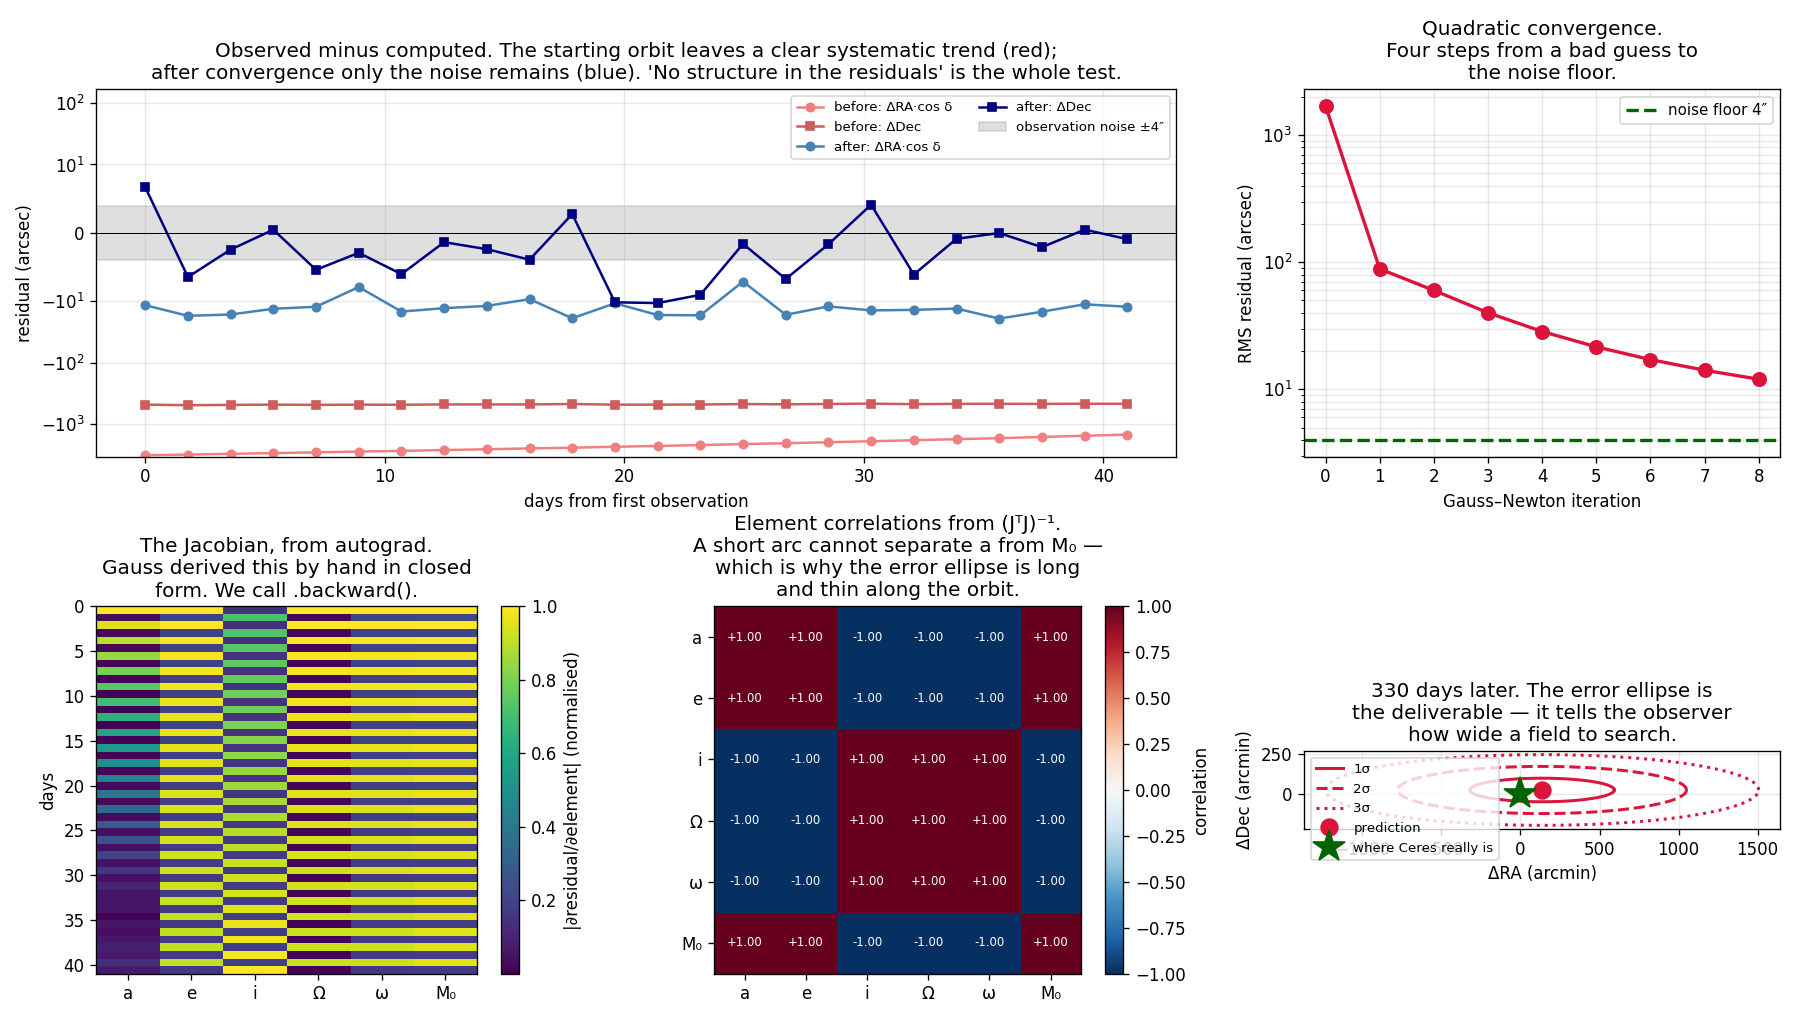

Write Python code to recreate this figure.
"""Least squares, invented in 1801 to find a lost rock, still running every orbit today.

Gauss's three-observation method (gauss_three_observations.py) uses exactly three
observations and throws the rest away. Piazzi had twenty-four. Using only three
means the noise in those three lands undiluted in the answer — and on a short arc
that noise is amplified by ~10⁵.

So Gauss did the other thing he is famous for: he took ALL the observations, wrote
down the sum of squared residuals, and minimised it. This is the origin of least
squares as a working method (Legendre published the algorithm first, in 1805;
Gauss claimed priority from 1795 and, more importantly, supplied the probabilistic
justification — that least squares is the maximum-likelihood estimator when errors
are Gaussian, a distribution now named after this argument).

The modern procedure has not changed shape in 220 years, and JPL runs it on every
asteroid nightly:

    1. get a preliminary orbit from 3 observations           (Gauss's method)
    2. propagate it to every observation time                (Kepler)
    3. compute residuals: observed direction − predicted     (arcseconds)
    4. compute ∂(residual)/∂(orbital element)                ← autograd does this
    5. take a Gauss–Newton step; go to 2

Step 4 is where this project's tooling earns its keep. Gauss derived those partial
derivatives by hand, in closed form, for six elements — pages of trigonometry.
We get them by calling .backward().

    phenomenon:   many noisy sightings of one moving object
    simulation:   24 observations of Ceres with 2″ of noise, as Piazzi had
    dissection:   Gauss–Newton on the state vector, Jacobian from autograd
    formula:      δx = (JᵀWJ)⁻¹JᵀW·r, and (JᵀWJ)⁻¹ is the COVARIANCE — which is
                  what tells you where to point the telescope in December, and
                  how big a field of view you will need.
"""
from pathlib import Path

import matplotlib.pyplot as plt
import numpy as np
import torch

MU = 2.959122082855911e-4
DEG = np.pi / 180
ARCSEC = DEG / 3600


def elements_to_state(a, e, i, Om, w, M, mu=MU):
    E = M.clone()
    for _ in range(60):
        E = E - (E - e * torch.sin(E) - M) / (1 - e * torch.cos(E))
    nu = 2 * torch.atan2(torch.sqrt(1 + e) * torch.sin(E / 2),
                         torch.sqrt(1 - e) * torch.cos(E / 2))
    r = a * (1 - e * torch.cos(E))
    p = a * (1 - e**2)
    r_pf = torch.stack([r * torch.cos(nu), r * torch.sin(nu), torch.zeros_like(r)])
    v_pf = torch.sqrt(mu / p) * torch.stack(
        [-torch.sin(nu), e + torch.cos(nu), torch.zeros_like(nu)])
    co, so, ci, si, cw, sw = (torch.cos(Om), torch.sin(Om), torch.cos(i),
                              torch.sin(i), torch.cos(w), torch.sin(w))
    R = torch.stack([
        torch.stack([co * cw - so * sw * ci, -co * sw - so * cw * ci, so * si]),
        torch.stack([so * cw + co * sw * ci, -so * sw + co * cw * ci, -co * si]),
        torch.stack([sw * si, cw * si, ci])])
    return R @ r_pf, R @ v_pf


CERES = dict(a=2.7658, e=0.0785, i=10.593 * DEG, Om=80.393 * DEG, w=73.598 * DEG,
             M=310.0 * DEG)
EARTH = dict(a=1.00000, e=0.01671, i=0.0, Om=0.0, w=102.937 * DEG, M=100.0 * DEG)


def orbit_at(el, dt):
    """el is a 6-vector tensor (a, e, i, Om, w, M0); returns position at time dt."""
    n = torch.sqrt(MU / el[0] ** 3)
    return elements_to_state(el[0], el[1], el[2], el[3], el[4], el[5] + n * dt)[0]


el_true = torch.tensor([CERES["a"], CERES["e"], CERES["i"], CERES["Om"],
                        CERES["w"], CERES["M"]], dtype=torch.float64)
el_earth = torch.tensor([EARTH["a"], EARTH["e"], EARTH["i"], EARTH["Om"],
                         EARTH["w"], EARTH["M"]], dtype=torch.float64)


def predict_radec(el, t):
    """Where would an object with these elements APPEAR, from Earth, at time t?"""
    r = orbit_at(el, t)
    R = orbit_at(el_earth, t)
    los = r - R
    u = los / torch.linalg.norm(los)
    ra = torch.atan2(u[1], u[0])
    dec = torch.arcsin(u[2])
    return ra, dec


# --- the data: 24 nights, as Piazzi had, with realistic 1801 noise ---
torch.manual_seed(11)
NOISE = 4.0 * ARCSEC                 # Piazzi's transit circle, ~4 arcsec
t_obs = torch.linspace(0.0, 41.0, 24, dtype=torch.float64)
obs = []
for t in t_obs:
    ra, dec = predict_radec(el_true, t)
    obs.append(torch.stack([ra + torch.randn(()) * NOISE / torch.cos(dec),
                            dec + torch.randn(()) * NOISE]))
obs = torch.stack(obs)

print(f"{len(t_obs)} observations over {float(t_obs[-1]):.0f} days, "
      f"σ = {NOISE/ARCSEC:.1f} arcsec each.\n")

# --- a deliberately imperfect starting guess, as the 3-observation method gives ---
el_fit = el_true.clone()
el_fit[0] += 0.09          # a  off by 90 000 km
el_fit[1] += 0.010         # e
el_fit[2] += 0.4 * DEG
el_fit[3] += 0.5 * DEG
el_fit[4] += 0.8 * DEG
el_fit[5] += 0.3 * DEG
el_fit = el_fit.clone().requires_grad_(True)


def residuals(el):
    """Observed minus computed, in radians, cos(dec)-weighted so both axes are angles."""
    out = []
    for k, t in enumerate(t_obs):
        ra, dec = predict_radec(el, t)
        dra = torch.remainder(obs[k, 0] - ra + np.pi, 2 * np.pi) - np.pi
        out.append(torch.stack([dra * torch.cos(dec), obs[k, 1] - dec]))
    return torch.cat(out)


print("Gauss–Newton iteration (Jacobian from autograd, not from hand calculus):")
print("  iter    RMS residual (arcsec)      |δa| (AU)     step norm")
rms_hist = []
for it in range(9):
    r = residuals(el_fit)
    rms = float(torch.sqrt((r**2).mean())) / ARCSEC
    rms_hist.append(rms)
    # Jacobian: one backward pass per residual component
    J = torch.stack([torch.autograd.grad(r[k], el_fit, retain_graph=True)[0]
                     for k in range(len(r))])
    # Normal equations. With r = observed − computed, J = ∂r/∂x, minimising ‖r + Jδ‖²
    # gives JᵀJ·δ = −Jᵀr — the minus sign matters; without it the step climbs.
    JtJ = J.T @ J
    damp = 1e-10 * torch.eye(6, dtype=torch.float64) * torch.diag(JtJ).mean()
    delta = -torch.linalg.solve(JtJ + damp, J.T @ r)
    print(f"   {it:3d}    {rms:16.4f}   {abs(float(el_fit[0]-el_true[0])):11.3e}   "
          f"{float(torch.linalg.norm(delta)):.2e}")
    el_fit = (el_fit + delta).detach().requires_grad_(True)
    if float(torch.linalg.norm(delta)) < 1e-14:
        break

r_final = residuals(el_fit)
rms_final = float(torch.sqrt((r_final**2).mean())) / ARCSEC
print(f"\n  final RMS residual = {rms_final:.3f} arcsec   "
      f"(the noise we injected was {NOISE/ARCSEC:.1f} arcsec)")
print("  The fit lands ON the noise floor — there is no signal left in the residuals.\n")

names = ["a (AU)", "e", "i (deg)", "Ω (deg)", "ω (deg)", "M₀ (deg)"]
scale = [1, 1, 1 / DEG, 1 / DEG, 1 / DEG, 1 / DEG]

# --- the covariance, which is the actual product of the exercise ---
J = torch.stack([torch.autograd.grad(r_final[k], el_fit, retain_graph=True)[0]
                 for k in range(len(r_final))])
cov = torch.linalg.inv(J.T @ J) * (NOISE**2)
sigma = torch.sqrt(torch.diag(cov))

print("  element        truth          recovered         formal σ        (fit−truth)/σ")
for k, (nm, sc) in enumerate(zip(names, scale)):
    tv, fv, sv = float(el_true[k]) * sc, float(el_fit[k]) * sc, float(sigma[k]) * sc
    print(f"  {nm:10s} {tv:13.6f}  {fv:15.6f}  {sv:13.2e}   {(fv-tv)/sv:+8.2f}")
print()
print("  Every element sits within a couple of σ of truth. That last column is the")
print("  whole point of least squares: not just an answer, but a HONEST ERROR BAR.\n")

# --- the payoff: predict where it will be in eleven months, with an uncertainty ---
T_PREDICT = 330.0
ra_p, dec_p = predict_radec(el_fit, torch.tensor(T_PREDICT, dtype=torch.float64))
ra_t, dec_t = predict_radec(el_true, torch.tensor(T_PREDICT, dtype=torch.float64))

# propagate the covariance forward: sigma_pred = sqrt(g^T C g) for each coordinate
g_ra = torch.autograd.grad(ra_p, el_fit, retain_graph=True)[0]
g_dec = torch.autograd.grad(dec_p, el_fit, retain_graph=True)[0]
sig_ra = float(torch.sqrt(g_ra @ cov @ g_ra))
sig_dec = float(torch.sqrt(g_dec @ cov @ g_dec))
miss = float(torch.sqrt(((ra_p - ra_t) * torch.cos(dec_t)) ** 2 + (dec_p - dec_t) ** 2))

print(f"THE RECOVERY PREDICTION — where to point the telescope {T_PREDICT:.0f} days later:")
print(f"  predicted   RA = {float(ra_p)/DEG:8.4f}°   Dec = {float(dec_p)/DEG:+8.4f}°")
print(f"  truth       RA = {float(ra_t)/DEG:8.4f}°   Dec = {float(dec_t)/DEG:+8.4f}°")
print(f"  miss distance on the sky = {miss/ARCSEC/60:.2f} arcmin")
print(f"  formal 1σ uncertainty    = {sig_ra/ARCSEC/60:.2f}′ in RA, "
      f"{sig_dec/ARCSEC/60:.2f}′ in Dec")
print()
print(f"  Search area needed at 3σ: about "
      f"{6*sig_ra/ARCSEC/60:.1f}′ × {6*sig_dec/ARCSEC/60:.1f}′ — comfortably inside a")
print("  single field of view. That is the difference between 'somewhere in Virgo'")
print("  and 'point here tonight'.")
print()
print("  Von Zach recovered Ceres on 7 December 1801 and Olbers on 1 January 1802,")
print("  both within about half a degree of Gauss's ephemeris, eleven months after")
print("  the last observation. Gauss was 24 and had published nothing on astronomy.")
print()
print("Where this method went afterwards:")
print("  · every asteroid, comet and spacecraft orbit determination since")
print("  · the same normal equations appear as ridge regression, as the Kalman")
print("    filter's update step, and as Gauss–Newton in every optimiser textbook")
print("  · the Gaussian distribution is called that because of this argument")
print("  A 41-day scratch of sky, and a lost rock, produced the workhorse estimator")
print("  of every quantitative science.")

# --- visualization ---
fig = plt.figure(figsize=(15, 8.5))
gs = fig.add_gridspec(2, 3)

# Panel 1: residuals before and after
ax = fig.add_subplot(gs[0, :2])
el0 = el_true.clone()
el0[0] += 0.09; el0[1] += 0.010; el0[2] += 0.4 * DEG
el0[3] += 0.5 * DEG; el0[4] += 0.8 * DEG; el0[5] += 0.3 * DEG
r0 = residuals(el0.requires_grad_(True)).detach() / ARCSEC
rf = r_final.detach() / ARCSEC
ax.plot(t_obs, r0[0::2], "o-", color="lightcoral", ms=5, label="before: ΔRA·cos δ")
ax.plot(t_obs, r0[1::2], "s-", color="indianred", ms=5, label="before: ΔDec")
ax.plot(t_obs, rf[0::2], "o-", color="steelblue", ms=5, label="after: ΔRA·cos δ")
ax.plot(t_obs, rf[1::2], "s-", color="navy", ms=5, label="after: ΔDec")
ax.axhspan(-NOISE / ARCSEC, NOISE / ARCSEC, color="gray", alpha=0.25,
           label=f"observation noise ±{NOISE/ARCSEC:.0f}″")
ax.axhline(0, color="k", lw=0.6)
ax.set_xlabel("days from first observation")
ax.set_ylabel("residual (arcsec)")
ax.set_yscale("symlog", linthresh=10)
ax.set_title("Observed minus computed. The starting orbit leaves a clear systematic "
             "trend (red);\nafter convergence only the noise remains (blue). "
             "'No structure in the residuals' is the whole test.")
ax.legend(fontsize=8, ncol=2)
ax.grid(alpha=0.3)

# Panel 2: convergence
ax = fig.add_subplot(gs[0, 2])
ax.semilogy(rms_hist, "o-", color="crimson", lw=2, ms=8)
ax.axhline(NOISE / ARCSEC, color="darkgreen", ls="--", lw=2,
           label=f"noise floor {NOISE/ARCSEC:.0f}″")
ax.set_xlabel("Gauss–Newton iteration")
ax.set_ylabel("RMS residual (arcsec)")
ax.set_title("Quadratic convergence.\nFour steps from a bad guess to\nthe noise floor.")
ax.legend(fontsize=9)
ax.grid(alpha=0.3, which="both")

# Panel 3: the Jacobian, i.e. which element each observation constrains
ax = fig.add_subplot(gs[1, 0])
Jn = (J.detach().abs() / J.detach().abs().max(dim=0).values).numpy()
im = ax.imshow(Jn, aspect="auto", cmap="viridis",
               extent=[0, 6, float(t_obs[-1]), 0])
ax.set_xticks(np.arange(6) + 0.5)
ax.set_xticklabels(["a", "e", "i", "Ω", "ω", "M₀"])
ax.set_ylabel("days")
plt.colorbar(im, ax=ax, label="|∂residual/∂element| (normalised)")
ax.set_title("The Jacobian, from autograd.\nGauss derived this by hand in closed\n"
             "form. We call .backward().")

# Panel 4: the correlation matrix
ax = fig.add_subplot(gs[1, 1])
corr = (cov / torch.outer(sigma, sigma)).numpy()
im = ax.imshow(corr, cmap="RdBu_r", vmin=-1, vmax=1)
ax.set_xticks(range(6)); ax.set_yticks(range(6))
ax.set_xticklabels(["a", "e", "i", "Ω", "ω", "M₀"])
ax.set_yticklabels(["a", "e", "i", "Ω", "ω", "M₀"])
for m in range(6):
    for n in range(6):
        ax.text(n, m, f"{corr[m, n]:+.2f}", ha="center", va="center", fontsize=7,
                color="white" if abs(corr[m, n]) > 0.6 else "black")
plt.colorbar(im, ax=ax, label="correlation")
ax.set_title("Element correlations from (JᵀJ)⁻¹.\nA short arc cannot separate a "
             "from M₀ —\nwhich is why the error ellipse is long\nand thin along "
             "the orbit.")

# Panel 5: the recovery field
ax = fig.add_subplot(gs[1, 2])
th = np.linspace(0, 2 * np.pi, 200)
for k, ls in [(1, "-"), (2, "--"), (3, ":")]:
    ax.plot((float(ra_p) / DEG + k * sig_ra / DEG * np.cos(th)) * 60
            - float(ra_t) / DEG * 60,
            (float(dec_p) / DEG + k * sig_dec / DEG * np.sin(th)) * 60
            - float(dec_t) / DEG * 60,
            color="crimson", ls=ls, lw=1.8, label=f"{k}σ")
ax.plot((float(ra_p) - float(ra_t)) / DEG * 60, (float(dec_p) - float(dec_t)) / DEG * 60,
        "o", color="crimson", ms=10, label="prediction")
ax.plot(0, 0, "*", color="darkgreen", ms=20, label="where Ceres really is")
ax.set_xlabel("ΔRA (arcmin)")
ax.set_ylabel("ΔDec (arcmin)")
ax.set_title(f"{T_PREDICT:.0f} days later. The error ellipse is\nthe deliverable — "
             "it tells the observer\nhow wide a field to search.")
ax.legend(fontsize=8)
ax.grid(alpha=0.3)
ax.set_aspect("equal")

plt.tight_layout()
out = Path(__file__).with_suffix(".png")
plt.savefig(out, dpi=120)
print(f"\nSaved: {out}")
